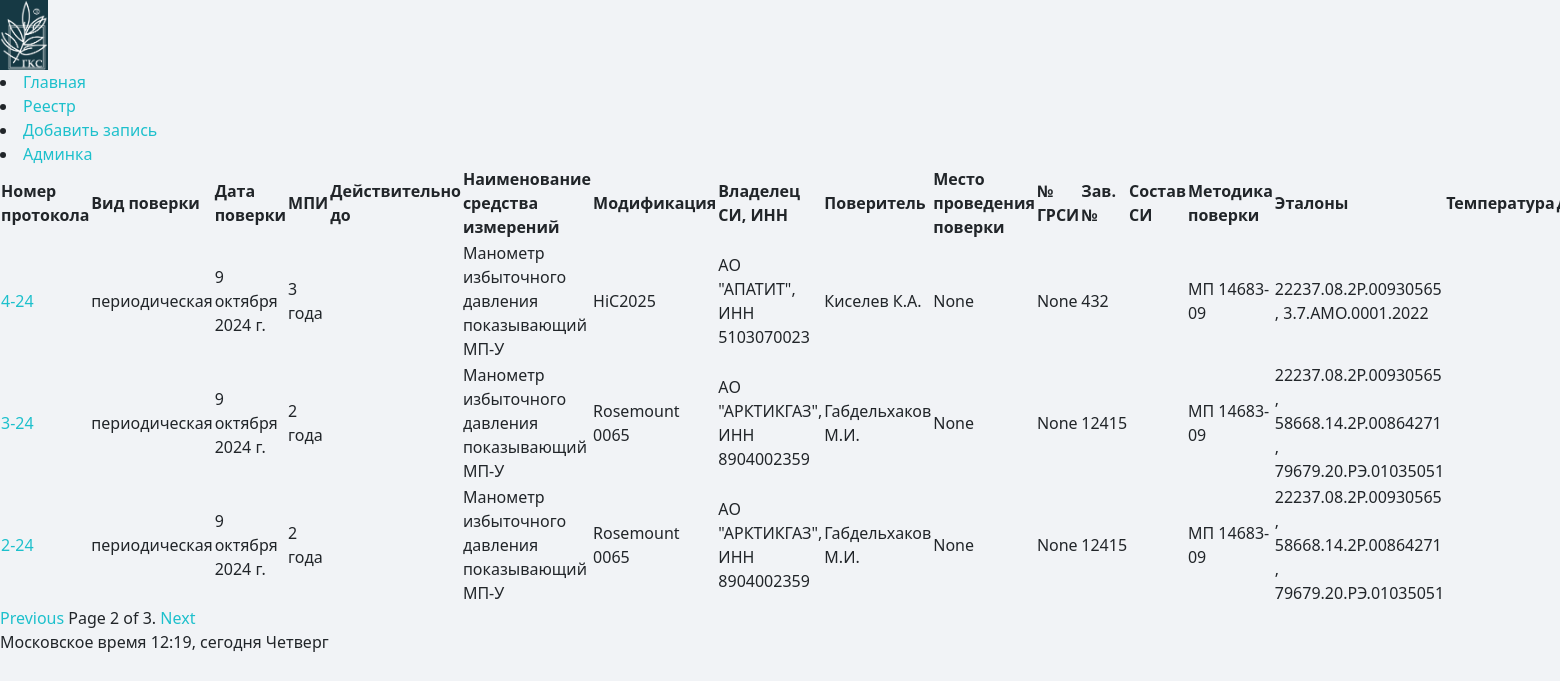
Screenshot of /reestr/?page=2 with the database file from the repository.
### reestr_list/models.py (models this page shows, shortened)
class Register(models.Model):
    id_numb = models.SlugField('Номер протокола', max_length=10, db_index=True, null=True, blank=True, unique=True)
    class Kinds(models.TextChoices):
        perv = 'первичная', 'первичная'
        period = 'периодическая', 'периодическая'
        __empty__='выберите тип поверки'
    kind = models.CharField(max_length=50, choices=Kinds.choices, default=Kinds.period, verbose_name='Вид поверки', blank=True, null=True)
    date = models.DateField('Дата поверки', null=True, blank=True)
    mpi = models.CharField(max_length=10, choices=(
        ('1 год', '1'),
        ('2 года', '2'),
        ('3 года', '3'),
        ('4 года', '4'),
        ('5 лет', '5'),
        ('6 лет', '6'),
    ), verbose_name='Межповерочный интервал', null=True, blank=True)
    name = models.ForeignKey(Name, on_delete=models.PROTECT, verbose_name="Наименование средства измерений", blank=True,
                             null=True)
    modif = models.ForeignKey(Modification, on_delete=models.PROTECT, verbose_name="Модификация",
                              help_text='выберите модификацию', blank=True, null=True)
    owner = models.ForeignKey(Owner, on_delete=models.PROTECT, related_name="+", verbose_name="Владелец СИ, ИНН",
                              default=None, blank=True, null=True)
    povername = models.ForeignKey(Pover, on_delete=models.PROTECT, verbose_name="Поверитель", blank=True, null=True)
    place = models.ForeignKey(Places, on_delete=models.PROTECT, verbose_name="Место проведения поверки",
                          default=None, blank=True, null=True)
    descr = models.ForeignKey(DescriptionType, on_delete=models.PROTECT, verbose_name="Описание типа",
                              help_text='выберите описание типа', null=True, blank=True)
    number = models.CharField('Заводской номер', max_length=50, blank=True, null=True)
    method = models.ForeignKey(Methodika, on_delete=models.PROTECT, verbose_name="Методика поверки",
                                   help_text='выберите методику поверки', blank=True, null=True)
    etalons = models.ManyToManyField(Etalon, related_name='etalons', blank=True)
    hum_val = models.DecimalField('Влажность', default=45.0, max_digits=3, decimal_places=1, blank=True, null=True)
    d_min = models.CharField('Нижний диапазон', max_length=100, null=True, blank=True)
    d_max = models.CharField('Верхний диапазон', max_length=100, null=True, blank=True)
    class EdIzmKind(models.TextChoices):
        kpa = 'кПа', 'кПа'
        mpa = 'МПа', 'МПа'
        bar = 'бар', 'бар'
        milibar = 'мбар', 'мбар'
        cel = '°С', '°С'
        nkpr = '% НКПР', '% НКПР'
        mamp = 'мА', 'мА'
        volt = 'В', 'В'
        mm = 'мм', 'мм'
        kgs = 'кгс/см²', 'кгс/см²'
        mgm = 'мг/м³', 'мг/м³'
        vol = '% об. д.', '% об. д.'
        ppm = 'ppm', 'ppm'
        __empty__ = 'выберите единицы измерения'
    ed_izm = models.CharField('Единицы измерения', max_length=100, choices=EdIzmKind.choices, null=True, blank=True)
    pogr_val = models.CharField('Погрешность', max_length=100, blank=True, null=True)
    impl_name = models.ForeignKey(Usernames, on_delete=models.PROTECT, verbose_name="Исполнитель", blank=True,
                                  null=True)
    publish = models.DateTimeField('Создано', default=timezone.now, blank=True, null=True)
    created_at = models.DateTimeField("Создано auto now add", auto_now_add=True, blank=True, null=True)
    updated = models.DateTimeField('Изменено', auto_now=True, blank=True, null=True)
    class Status(models.TextChoices):
        DRAFT = 'Не загружено в АРШИН', 'draft'
        PUBLISHED = 'Загружено в АРШИН', 'published'
    status = models.CharField(max_length=30, choices=Status.choices, default=Status.DRAFT, blank=True, null=True)
    objects = models.Manager()  # менеджер, применяемый по умолчанию
    class Meta:
        verbose_name = 'Реестр'
        verbose_name_plural = 'Реестр'
        ordering = ['-updated']
        indexes = [
            models.Index(fields=['id_numb']),
            models.Index(fields=['descr']),
            models.Index(fields=['number']),
            models.Index(fields=['date']),
            models.Index(fields=['modif']),
        ]
    def get_absolute_url(self):
        return reverse('reestr_list:register_detail', args=[self.id_numb])

class Name(models.Model):
    name = models.CharField('Наименование СИ', max_length=500, null=False, blank=False, unique=True)
    class Meta:
        db_table = 'names'  # название таблицы в БД
        ordering = ['name']
        verbose_name = 'Наименование СИ'
        verbose_name_plural = 'Наименования СИ'
    def __str__(self):
        return self.name

class Modification(models.Model):
    modif = models.CharField('Модификация', max_length=500, null=False, blank=True, unique=True)
    class Meta:
        db_table = 'modification'  # название таблицы в БД
        ordering = ['modif']
        verbose_name = 'Модификация'
        verbose_name_plural = 'Модификации'
    def __str__(self):
        return self.modif

class Owner(models.Model):
    owner = models.CharField('Владелец, ИНН', max_length=100, null=False, blank=False, unique=True)
    class Meta:
        db_table = 'owners'  # название таблицы в БД
        ordering = ['owner']
        verbose_name = 'Владелец'
        verbose_name_plural = 'Владельцы'
    def __str__(self):
        return self.owner

class Pover(models.Model):
    povername = models.CharField('Поверитель', max_length=100, null=False, blank=False, unique=True)
    class Meta:
        db_table = 'povernames'  # название таблицы в БД
        ordering = ['povername']
        verbose_name = 'Поверитель'
        verbose_name_plural = 'Поверители'
    def __str__(self):
        return self.povername

class DescriptionType(models.Model):
    date = models.DateField('Срок свидетельства', null=True, blank=True)
    link =  models.URLField('Ссылка', max_length=500, null=True, blank=True, unique=True)
    number = models.SlugField('Номер в госреестре', max_length=10, null=False, blank=False, unique=True)
    producer = models.CharField('Изготовитель', max_length=500, null=True, blank=True)
    class Meta:
        db_table = 'description_type'  # название таблицы в БД
        ordering = ['number'] # сортировка
        verbose_name = 'Описание типа' # имя в единственном числе
        verbose_name_plural = 'Описания типа' # имя во множественном числе

class Methodika(models.Model):
    method = models.CharField('Методика поверки', max_length=500, null=False, blank=False, unique=True)
    class Meta:
        db_table = 'methods'  # название таблицы в БД
        ordering = ['method']
        verbose_name = 'Методика поверки'
        verbose_name_plural = 'Методики поверки'
    def __str__(self):
        return self.method

class Etalon(models.Model):
    code = models.CharField('Шифр', max_length=50, null=False, blank=True)
    name = models.CharField('Наименование', max_length=1000, null=False, blank=True)
    class Meta:
        db_table = 'etalons'
        ordering = ['code']
        verbose_name = 'Эталон'
        verbose_name_plural = 'Эталоны'
    def __str__(self):
        return self.code

### reestr_list/views.py (the view)
# urls.py: path("reestr/", ReestrListView.as_view(), name="reestr_list"),
class ReestrListView(ListView):
    queryset = Register.objects.all()
    context_object_name = 'reestr_list'
    paginate_by = 3
    template_name = 'reestr_list/list.html'

### reestr_list/templates/reestr_list/list.html (shortened to what this page needs)
{% extends "index.html" %} {% block title %} Реестр {% endblock title %}
{% block body %}
<table>
  <tr>
    <th>Номер протокола</th>
    <th>Вид поверки</th>
    <th>Дата поверки</th>
    <th>МПИ</th>
    <th>Действительно до</th>
    <th>Наименование средства измерений</th>
    <th>Модификация</th>
    <th>Владелец СИ, ИНН</th>
    <th>Поверитель</th>
    <th>Место проведения поверки</th>
    <th>№ ГРСИ</th>
    <th>Зав. №</th>
    <th>Состав СИ</th>
    <th>Методика поверки</th>
    <th>Эталоны</th>
    <th>Температура</th>
    <th>Давление</th>
  </tr>
  {% for register in reestr_list %}
  <tr>
    <td><a href="{{ register.get_absolute_url }}">{{ register.id_numb }}</a></td>
    <td>{{ register.kind }}</td>
    <td>{{ register.date }}</td>
    <td>{{ register.mpi }}</td>
    <td>{{ register.until }}</td>
    <td>{{ register.name }}</td>
    <td>{{ register.modif }}</td>
    <td>{{ register.owner }}</td>
    <td>{{ register.povername }}</td>
    <td>{{ register.place }}</td>
    <td>{{ register.descr.producer }}</td>
    <td>{{ register.number }}</td>
    <td>{{ register.composition }}</td>
    <td>{{ register.method }}</td>
    <td>
      {% for etalon in register.etalons.all %}
        {% if register.etalons.all.count == 1 %}
          {{ etalon }}
        {% else %}
          {{ etalon }} {% if not forloop.last %},
          {% endif %}
        {% endif %}
      {% endfor %}
    </td>
    <td>{{ register.temp_val }} {{ register.temp_kind }}</td>
    <td>{{ register.press_val }} {{ register.press_kind }}</td>
  </tr>
  {% endfor %}
</table>
{% include "reestr_list/pagination.html" with page=page_obj  %}
{% endblock body %}

### reestr_list/static/reestr_list/css/reestr_list.css (style rules this page uses)
body { background-color: #F1F3F6; }
A { text-decoration: none; color: #1dc0cc; }

### rows the page displays
Register: id_numb "4-24", kind "периодическая", date "9 октября 2024 г.", mpi "3 года", name "Манометр избыточного давления показывающий МП-У", modif "HiC2025", owner "АО \"АПАТИТ\", ИНН 5103070023", povername "Киселев К.А.", place "None", descr.producer "None", number "432", method "МП 14683-09"
Etalon: code "22237.08.2Р.00930565"
Etalon: code "3.7.АМО.0001.2022"
Register: id_numb "3-24", kind "периодическая", date "9 октября 2024 г.", mpi "2 года", name "Манометр избыточного давления показывающий МП-У", modif "Rosemount 0065", owner "АО \"АРКТИКГАЗ\", ИНН 8904002359", povername "Габдельхаков М.И.", place "None", descr.producer "None", number "12415", method "МП 14683-09"
Etalon: code "58668.14.2Р.00864271"
Etalon: code "79679.20.РЭ.01035051"
Register: id_numb "2-24", kind "периодическая", date "9 октября 2024 г.", mpi "2 года", name "Манометр избыточного давления показывающий МП-У", modif "Rosemount 0065", owner "АО \"АРКТИКГАЗ\", ИНН 8904002359", povername "Габдельхаков М.И.", place "None", descr.producer "None", number "12415", method "МП 14683-09"

### other values shown
{{ page.number }} "2"
{{ page.paginator.num_pages }} "3"
{{ current_weekday }} "Четверг"
